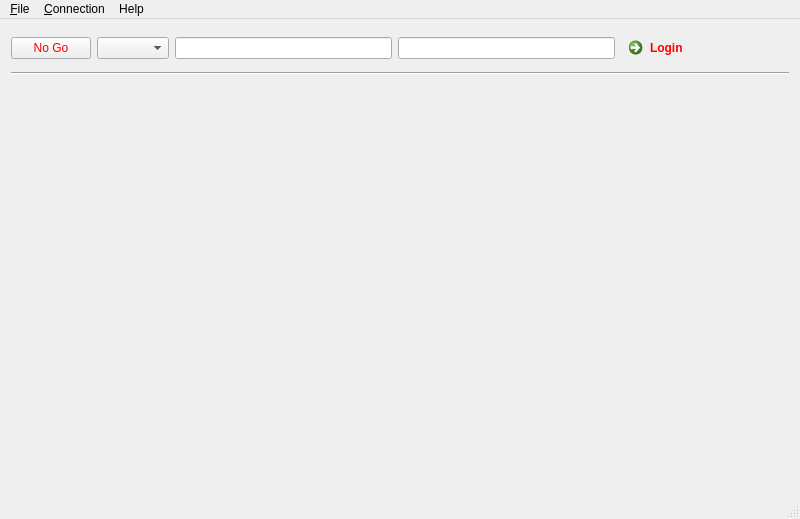
<?xml version="1.0" encoding="UTF-8"?>
<ui version="4.0">
 <class>BISON_View</class>
 <widget class="QMainWindow" name="BISON_View">
  <property name="geometry">
   <rect>
    <x>0</x>
    <y>0</y>
    <width>800</width>
    <height>519</height>
   </rect>
  </property>
  <property name="windowTitle">
   <string>BISON View</string>
  </property>
  <property name="styleSheet">
   <string notr="true">QTabWidget::tab:disabled { width: 0; height: 0; margin: 0; padding: 0; border: none; }</string>
  </property>
  <widget class="QWidget" name="centralWidget">
   <layout class="QGridLayout" name="gridLayout">
    <item row="0" column="0">
     <widget class="QWidget" name="widget" native="true">
      <layout class="QGridLayout" name="gridLayout_2">
       <property name="leftMargin">
        <number>0</number>
       </property>
       <property name="topMargin">
        <number>0</number>
       </property>
       <property name="rightMargin">
        <number>0</number>
       </property>
       <property name="bottomMargin">
        <number>0</number>
       </property>
       <item row="0" column="3">
        <widget class="QLineEdit" name="lineEdit_2"/>
       </item>
       <item row="0" column="1">
        <widget class="QComboBox" name="comboBox"/>
       </item>
       <item row="0" column="4">
        <widget class="QCommandLinkButton" name="commandLinkButton">
         <property name="styleSheet">
          <string notr="true">color: red;</string>
         </property>
         <property name="text">
          <string>Login</string>
         </property>
        </widget>
       </item>
       <item row="0" column="2">
        <widget class="QLineEdit" name="lineEdit"/>
       </item>
       <item row="0" column="0">
        <widget class="QPushButton" name="pushButton">
         <property name="styleSheet">
          <string notr="true">color: rgb(255, 0, 0);</string>
         </property>
         <property name="text">
          <string>No Go</string>
         </property>
        </widget>
       </item>
      </layout>
     </widget>
    </item>
    <item row="3" column="0">
     <widget class="QTabWidget" name="tabWidget">
      <property name="currentIndex">
       <number>-1</number>
      </property>
      <property name="documentMode">
       <bool>true</bool>
      </property>
     </widget>
    </item>
    <item row="2" column="0">
     <widget class="Line" name="line">
      <property name="orientation">
       <enum>Qt::Horizontal</enum>
      </property>
     </widget>
    </item>
   </layout>
  </widget>
  <widget class="QMenuBar" name="menuBar">
   <property name="geometry">
    <rect>
     <x>0</x>
     <y>0</y>
     <width>800</width>
     <height>27</height>
    </rect>
   </property>
   <widget class="QMenu" name="menuFile">
    <property name="title">
     <string>&amp;File</string>
    </property>
    <addaction name="actionSave_Telemetry"/>
    <addaction name="actionSave_Telemetry_2"/>
    <addaction name="separator"/>
    <addaction name="actionLoad_Images"/>
    <addaction name="actionSave_Images"/>
    <addaction name="actionExport_Telemetry"/>
   </widget>
   <widget class="QMenu" name="menuConnection">
    <property name="title">
     <string>&amp;Connection</string>
    </property>
    <addaction name="actionSet_Server"/>
   </widget>
   <widget class="QMenu" name="menuHelp">
    <property name="title">
     <string>Help</string>
    </property>
    <addaction name="actionBISON_View_Help"/>
    <addaction name="actionWhat_s_this"/>
   </widget>
   <addaction name="menuFile"/>
   <addaction name="menuConnection"/>
   <addaction name="menuHelp"/>
  </widget>
  <widget class="QStatusBar" name="statusBar"/>
  <action name="actionSave_Telemetry">
   <property name="text">
    <string>Lo&amp;ad Telemetry</string>
   </property>
  </action>
  <action name="actionSave_Telemetry_2">
   <property name="text">
    <string>Sa&amp;ve Telemetry</string>
   </property>
  </action>
  <action name="actionLoad_Images">
   <property name="text">
    <string>L&amp;oad Images</string>
   </property>
  </action>
  <action name="actionSave_Images">
   <property name="text">
    <string>&amp;Save Images</string>
   </property>
  </action>
  <action name="actionExport_Telemetry">
   <property name="text">
    <string>E&amp;xport Telemetry</string>
   </property>
  </action>
  <action name="actionSet_Server">
   <property name="text">
    <string>S&amp;et Server</string>
   </property>
  </action>
  <action name="actionBISON_View_Help">
   <property name="text">
    <string>BISON-View Help</string>
   </property>
  </action>
  <action name="actionWhat_s_this">
   <property name="text">
    <string>What's this?</string>
   </property>
  </action>
 </widget>
 <layoutdefault spacing="6" margin="11"/>
 <resources/>
 <connections/>
</ui>
